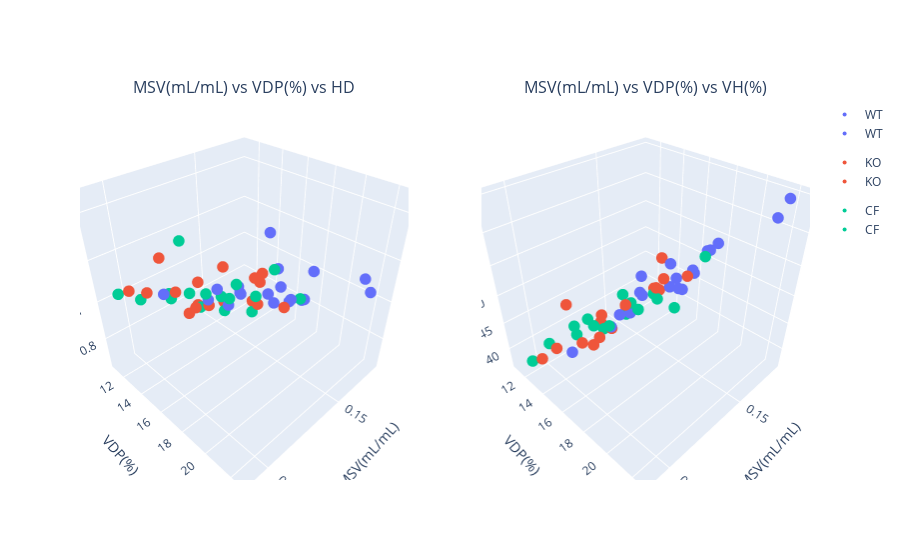

Source (notebook cell):
### Markdown cell above
# Rat PA

### Code cell
corr_3D(df_rat_pa_combine_hd, pa_hd_labels, ['MSV(mL/mL)','VDP(%)','HD'], ['MSV(mL/mL)','VDP(%)','VH(%)'])

### Figure 1 — Plotly figure (JSON) as saved in the notebook; plotly's stock layout.template omitted (floating-point values rounded to 4 significant figures)
{"data": [{"hovertemplate": "color=WT<br>MSV(mL/mL)=%{x}<br>VDP(%)=%{y}<br>HD=%{z}<extra></extra>", "legendgroup": "WT", "marker": {"color": "#636efa", "size": 4, "symbol": "circle"}, "mode": "markers", "name": "WT", "scene": "scene", "showlegend": true, "type": "scatter3d", "x": [0.155, 0.123, 0.121, 0.12, 0.17, 0.16, 0.125, 0.139, 0.162, 0.153, 0.16, 0.18, 0.17, 0.17, 0.14, 0.15, 0.2, 0.128, 0.119], "y": [15.2, 11, 17.1, 15.7, 19.8, 19, 22.1, 17.7, 15.9, 17.3, 14.7, 20.3, 14.2, 15.1, 22.6, 20.2, 15.1, 15.1, 16.7], "z": [0.9391, 0.6561, 0.8222, 0.7538, 1.277, 1.129, 1.057, 0.9257, 1.034, 1.005, 0.8823, 1.464, 0.9397, 1.027, 1.201, 1.198, 1.135, 0.7602, 0.7942]}, {"hovertemplate": "color=KO<br>MSV(mL/mL)=%{x}<br>VDP(%)=%{y}<br>HD=%{z}<extra></extra>", "legendgroup": "KO", "marker": {"color": "#EF553B", "size": 4, "symbol": "circle"}, "mode": "markers", "name": "KO", "scene": "scene", "showlegend": true, "type": "scatter3d", "x": [0.2, 0.209, 0.195, 0.15, 0.16, 0.14, 0.19, 0.19, 0.19, 0.16, 0.15, 0.17, 0.177, 0.169, 0.134, 0.146, 0.175], "y": [13.4, 13.5, 15.3, 18.3, 17.6, 15.1, 13.1, 18.5, 16.5, 11.5, 16.1, 18.2, 13.3, 14.1, 13.7, 12.3, 13.7], "z": [1.082, 1.133, 1.13, 0.9568, 1.146, 0.936, 1.195, 1.323, 1.194, 0.7646, 0.8924, 1.186, 0.8639, 0.9005, 0.7492, 0.7498, 0.901]}, {"hovertemplate": "color=CF<br>MSV(mL/mL)=%{x}<br>VDP(%)=%{y}<br>HD=%{z}<extra></extra>", "legendgroup": "CF", "marker": {"color": "#00cc96", "size": 4, "symbol": "circle"}, "mode": "markers", "name": "CF", "scene": "scene", "showlegend": true, "type": "scatter3d", "x": [0.159, 0.16, 0.18, 0.18, 0.18, 0.15, 0.2, 0.187, 0.179, 0.205, 0.14, 0.17, 0.15, 0.211, 0.177, 0.128], "y": [17, 14.8, 14, 11.8, 12, 12.6, 12.6, 21.4, 15.4, 17.8, 14.4, 13.4, 12.9, 12.7, 17.7, 17.4], "z": [1.009, 0.9223, 1.012, 0.9321, 0.9119, 0.8092, 1.02, 1.391, 1.054, 1.453, 0.7362, 0.8696, 0.7343, 1.099, 1.17, 0.8688]}, {"hovertemplate": "color=WT<br>MSV(mL/mL)=%{x}<br>VDP(%)=%{y}<br>VH(%)=%{z}<extra></extra>", "legendgroup": "WT", "marker": {"color": "#636efa", "size": 4, "symbol": "circle"}, "mode": "markers", "name": "WT", "scene": "scene2", "showlegend": true, "type": "scatter3d", "x": [0.155, 0.123, 0.121, 0.12, 0.17, 0.16, 0.125, 0.139, 0.162, 0.153, 0.16, 0.18, 0.17, 0.17, 0.14, 0.15, 0.2, 0.128, 0.119], "y": [15.2, 11, 17.1, 15.7, 19.8, 19, 22.1, 17.7, 15.9, 17.3, 14.7, 20.3, 14.2, 15.1, 22.6, 20.2, 15.1, 15.1, 16.7], "z": [46.57, 40.82, 52.22, 46.89, 55.57, 52.99, 64.91, 51.18, 49.02, 50.34, 43.32, 61.03, 41.54, 45.15, 64.33, 59.89, 43.52, 45.73, 51.44]}, {"hovertemplate": "color=KO<br>MSV(mL/mL)=%{x}<br>VDP(%)=%{y}<br>VH(%)=%{z}<extra></extra>", "legendgroup": "KO", "marker": {"color": "#EF553B", "size": 4, "symbol": "circle"}, "mode": "markers", "name": "KO", "scene": "scene2", "showlegend": true, "type": "scatter3d", "x": [0.2, 0.209, 0.195, 0.15, 0.16, 0.14, 0.19, 0.19, 0.19, 0.16, 0.15, 0.17, 0.177, 0.169, 0.134, 0.146, 0.175], "y": [13.4, 13.5, 15.3, 18.3, 17.6, 15.1, 13.1, 18.5, 16.5, 11.5, 16.1, 18.2, 13.3, 14.1, 13.7, 12.3, 13.7], "z": [41.6, 41.5, 44.62, 52.87, 53.08, 51.22, 47.71, 54.63, 50.38, 37.05, 47.91, 53.78, 37.7, 40.9, 42.96, 39.26, 39.53]}, {"hovertemplate": "color=CF<br>MSV(mL/mL)=%{x}<br>VDP(%)=%{y}<br>VH(%)=%{z}<extra></extra>", "legendgroup": "CF", "marker": {"color": "#00cc96", "size": 4, "symbol": "circle"}, "mode": "markers", "name": "CF", "scene": "scene2", "showlegend": true, "type": "scatter3d", "x": [0.159, 0.16, 0.18, 0.18, 0.18, 0.15, 0.2, 0.187, 0.179, 0.205, 0.14, 0.17, 0.15, 0.211, 0.177, 0.128], "y": [17, 14.8, 14, 11.8, 12, 12.6, 12.6, 21.4, 15.4, 17.8, 14.4, 13.4, 12.9, 12.7, 17.7, 17.4], "z": [48.77, 45.4, 43.24, 40.05, 38.54, 42.73, 41.34, 57.48, 45.02, 54.06, 43.57, 39.99, 38.97, 40.15, 50.73, 52.27]}], "layout": {"annotations": [{"font": {"size": 16}, "showarrow": false, "text": "MSV(mL/mL) vs VDP(%) vs HD", "x": 0.225, "xanchor": "center", "xref": "paper", "y": 1, "yanchor": "bottom", "yref": "paper"}, {"font": {"size": 16}, "showarrow": false, "text": "MSV(mL/mL) vs VDP(%) vs VH(%)", "x": 0.775, "xanchor": "center", "xref": "paper", "y": 1, "yanchor": "bottom", "yref": "paper"}], "scene": {"aspectmode": "cube", "domain": {"x": [0, 0.45], "y": [0, 1]}, "xaxis": {"title": {"text": "MSV(mL/mL)"}}, "yaxis": {"title": {"text": "VDP(%)"}}, "zaxis": {"title": {"text": "HD"}}}, "scene2": {"domain": {"x": [0.55, 1], "y": [0, 1]}, "xaxis": {"title": {"text": "MSV(mL/mL)"}}, "yaxis": {"title": {"text": "VDP(%)"}}, "zaxis": {"title": {"text": "VH(%)"}}}}}
